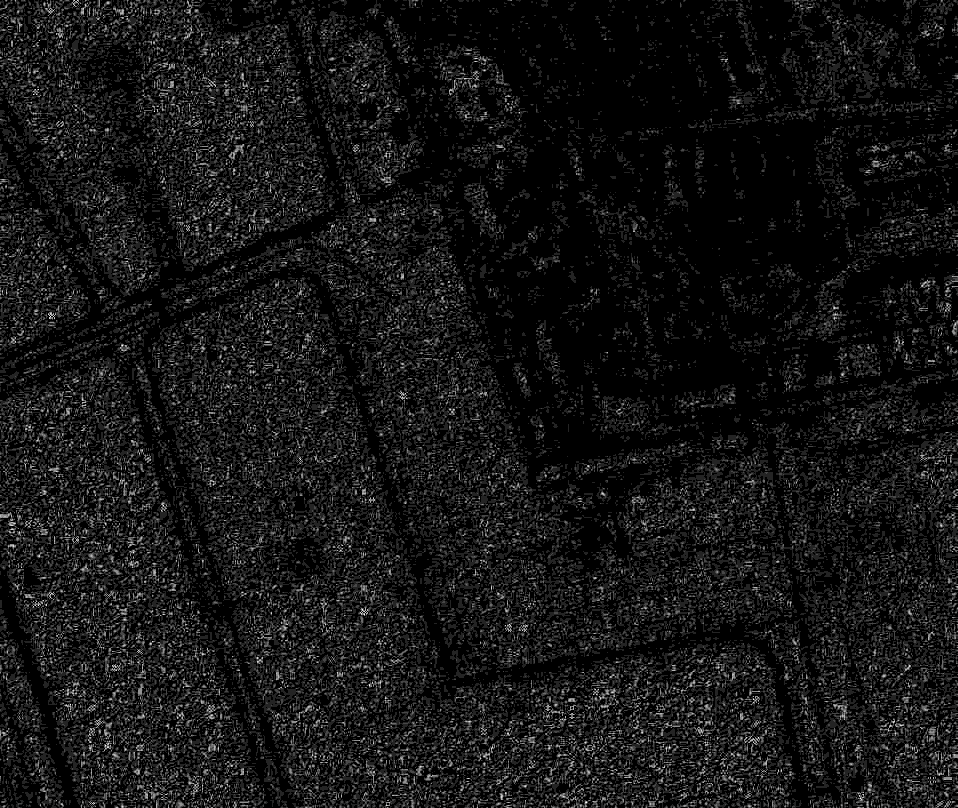
#> input picture generator/001.jpg, 958 x 808 px, given in place of 641.jpg, which was not available
$ python edge_detection.py   (older library calls are emulated)
#> lines starting #> are read from the running program, lines starting #| are printed output that depends on the picture; pictures that were not available may be replaced by others from this repository, and a replacement may not be noted
import cv2
import os

def image_edge_detection(image_path, train=True , replacement=""):

    # Load the image
#> called with image_path = '../dataset/validation/earth/641.jpg', train = False, replacement = '0.jpg'
    try:
        image = cv2.imread(image_path, cv2.IMREAD_GRAYSCALE)
#> image is the input picture: shape (808, 958); min 0, max 7, mean 0.578
    except:
        return

    if image is None:
        return

    image = cv2.resize( image , (1026,1026) )
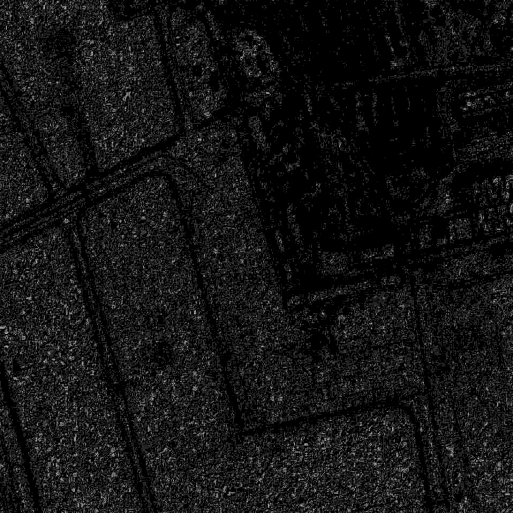
#> image: shape (1026, 1026) (shown at 1/2 size); min 0, max 7, mean 0.531; drawn with min black and max white

    # Apply Gaussian blur to reduce noise
    blurred = cv2.GaussianBlur(image, (1, 1), 1)

    # Detect edges using the Laplacian operator
    laplacian = cv2.Laplacian(blurred, cv2.CV_64F)
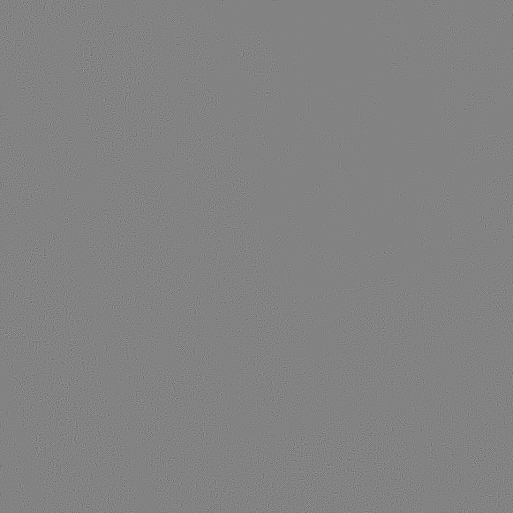
#> laplacian: shape (1026, 1026) float64 (shown at 1/2 size); min -20, max 19, mean -0.000306; drawn with min black and max white

    # Normalize the image to 0-255 and convert to uint8
    normalized_laplacian = cv2.normalize(laplacian, None, 0, 255, cv2.NORM_MINMAX, dtype=cv2.CV_8U)

    # Threshold the image to get binary edges
    _, binary_edges = cv2.threshold(normalized_laplacian, 128, 255, cv2.THRESH_BINARY | cv2.THRESH_OTSU)
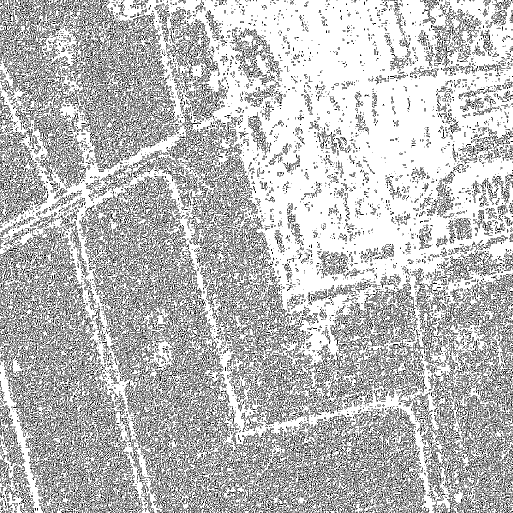
#> binary_edges: shape (1026, 1026) (shown at 1/2 size); 74% white; black in thin lines or dots

    number_of_white = 0
    number_of_black = 0
    for i in range(len(binary_edges)):
        for j in range( len(binary_edges[i])):

            if binary_edges[i,j] > 128:
                binary_edges[i,j] = 255
                number_of_white += 1
            else:
                binary_edges[i,j] = 0
                number_of_black += 1
#> after the loop, number_of_black = 274085; number_of_white = 778591

    if number_of_white < number_of_black:
        binary_edges = cv2.bitwise_not(binary_edges)

    # Define the output filename

    if train:
        print("./"+ replacement)
        cv2.imwrite("./" + replacement, binary_edges)
    else:
        print("./"+ replacement)
        cv2.imwrite("./" + replacement, binary_edges)

# Example usage

train_path = "../dataset/train/earth/"
val_path = "../dataset/validation/earth/"

len_train_path = len(os.listdir(train_path))
len_val_path = len(os.listdir(val_path))

# [12 lines of commented-out code are left out]
for i in range(len_val_path):
    image_edge_detection( f"{val_path}{ i + 641 }.jpg" , False , replacement=f"{i}.jpg" )
